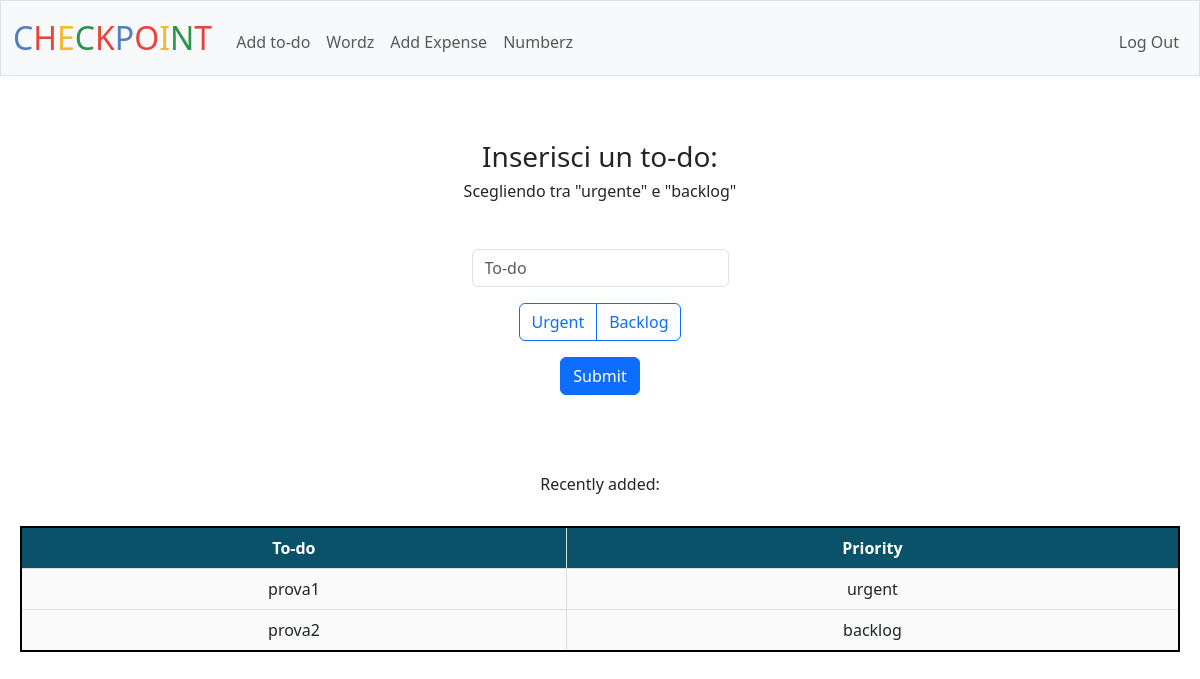
Page /todo (signed in) on the committed database.
### tables this page shows
CREATE TABLE "todos" (
id INTEGER PRIMARY KEY AUTOINCREMENT NOT NULL,
username TEXT,
category TEXT,
item TEXT,
status TEXT,
timedate DATETIME DEFAULT CURRENT_TIMESTAMP,
FOREIGN KEY (username) REFERENCES users(username)
);

### app.py (the view)
@app.route("/todo", methods=["GET", "POST"])
@login_required
def todo():
    if request.method == "POST":
        todo=request.form.get("todo")
        prio=request.form.get("prio")
        if not todo or not prio:
            flash("Missing information. Try Again")
            return redirect("/todo")
        if db.execute("SELECT * FROM todos WHERE username = ? AND item = ?", session["username"], todo):
            flash("This todo already exists. Try Again")
            return redirect("/todo")
        db.execute("INSERT INTO todos (username, category, item, status) VALUES (?,?,?,?)",session["username"], prio, todo, "open")
        return redirect("/todo")
    else: #if GET mando html
        todo_history = db.execute("SELECT item, category FROM todos WHERE username = ? LIMIT 5", session["username"])
        return render_template("todo.html", todo_history=todo_history)

### app.py (called while the page is built)
@app.after_request
def after_request(response):
    response.headers["Cache-Control"] = "no-cache, no-store, must-revalidate"
    response.headers["Expires"] = 0
    response.headers["Pragma"] = "no-cache"
    return response

### helpers.py (called while the page is built)
def login_required(f):
    @wraps(f)
    def decorated_function(*args, **kwargs):
        if session.get("user_id") is None:
            return redirect("/login")
        return f(*args, **kwargs)
    return decorated_function

### templates/todo.html (shortened to what this page needs)
{% extends "layout.html" %}
{% block main %}
<p>
    <h3> Inserisci un to-do:</h3>
    <h6> Scegliendo tra "urgente" e "backlog"</h6><br>
</p>
<form action="/todo" method="post">
    <div class="mb-3">
        <input autocomplete="off" autofocus class="form-control mx-auto w-auto" name="todo" placeholder="To-do" type="text">
    </div>
    <div class="mb-3 btn-group" role="group">
        <label class="btn btn-outline-primary" for="urgent">Urgent</label>
        <label class="btn btn-outline-primary" for="backlog">Backlog</label>
    </div>
    <div class="mb-3">
        <button class="btn btn-primary" type="submit">Submit</button>
    </div>
</form>
    <p>
        <br><br></vr><h6>Recently added:</h6>
    </p>
    <table>
        <tr>
            <th>To-do</th>
            <th>Priority</th>
        </tr>
        {% for row in todo_history %}
        <tr>
            <td>{{ row.item }}</td>
            <td>{{ row.category }}</td>
        </tr>
        {% endfor %}
    </table>
{% endblock %}

### static/styles.css (style rules this page uses)
table { margin-top: 2rem; margin-bottom: 3rem; margin-left: auto; margin-right: auto; border: 2px solid black; border-collapse: collapse; background-color: #FAFAFA; }
td, th { border: 1px solid black; padding: 8px; text-align: center; }
.highlight,th { background-color: #0A5269; color: white; }
table { width: 100%; border-collapse: collapse; }
table th, table td { border: 1px solid #ddd; padding: 8px; }

### rows in the picture
todos: item "prova1", category "urgent"
todos: item "prova2", category "backlog"
